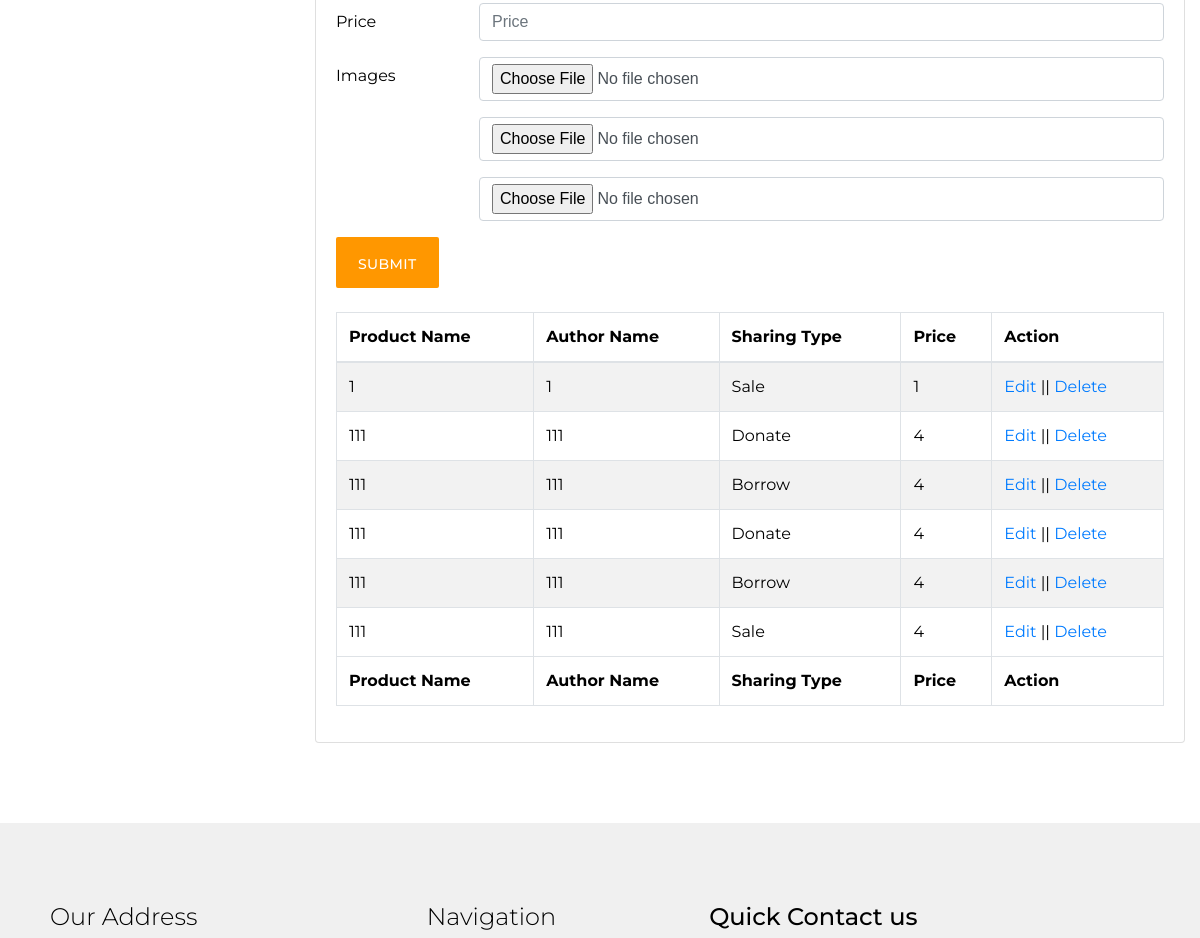
The app's page /productAdd.php (signed in, middle part), older data.
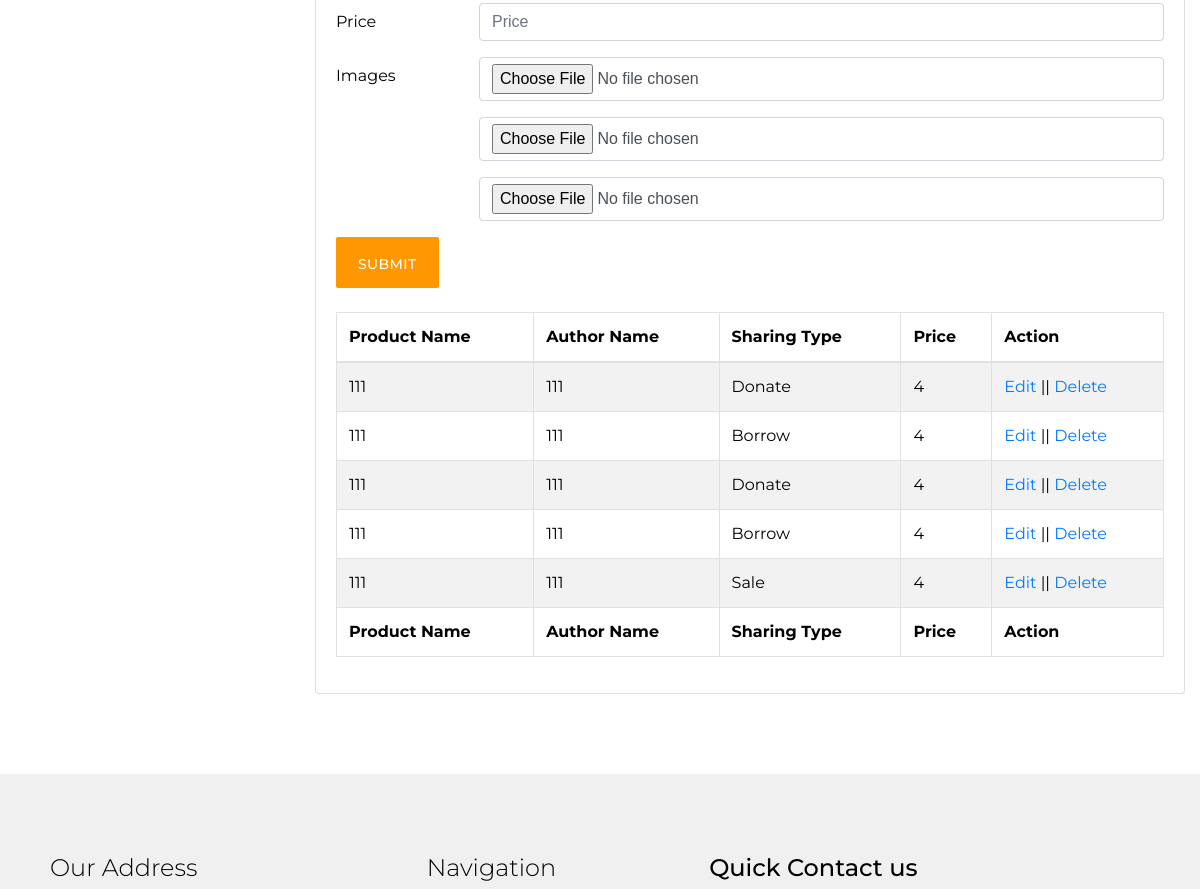
The same page, newer data.
### tables this page shows
CREATE TABLE IF NOT EXISTS `tbproductinfo` (
  `iAutoId` int(11) NOT NULL AUTO_INCREMENT,
  `vCategory` varchar(50) NOT NULL DEFAULT '0',
  `vSharingType` varchar(50) NOT NULL,
  `vProductName` varchar(150) DEFAULT NULL,
  `vAuthorName` varchar(150) DEFAULT NULL,
  `vUploadBy` varchar(150) DEFAULT NULL,
  `vPrice` double DEFAULT NULL,
  `vImage1` varchar(250) DEFAULT NULL,
  `vImage2` varchar(250) DEFAULT NULL,
  `vImage3` varchar(250) DEFAULT NULL,
  PRIMARY KEY (`iAutoId`)
);

### lib/Database.php (called while the page is built, shortened)
<?php
Class Database{
  public $host   = DB_HOST;
  public $pass   = DB_PASS;
  public $user   = DB_USER;
  public $dbname = DB_NAME;
  public $link;
  private function connectDB()
  {
    $this->link = new mysqli($this->host, $this->user, $this->pass, $this->dbname);
    mysqli_query($this->link,"SET CHARACTER SET utf8");
    mysqli_query($this->link,"SET SESSION collation_connection ='utf8_general_ci'");
  }
  public function select($query){
    $result = $this->link->query($query) or die($this->link->error.__LINE__);
    if($result->num_rows > 0){
      return $result;
    }
    else {
      return false;
    }
  }
}

### lib/Session.php (called while the page is built, shortened)
<?php
class Session{
public static function get($key){
  if (isset($_SESSION[$key])) {
  return $_SESSION[$key];
  } else {
   return false;
  }
}
}
?>

### productAdd.php (the view, shortened to what this page needs)
<?php
	include 'inc/header.php';
?>
<?php
	include 'inc/dashboardSidebar.php';
?>
    <div class="col-xs-9 col-sm-9 col-md-9 col-lg-9">
        <div class="card">
            <div class="card-body">
              <div class="panel-body">
                <form class="form-horizontal" action="" method="POST" role="form" enctype="multipart/form-data">
                    <div class="form-group row">
                        <label class="col-sm-2 col-form-label">Price</label>
                        <div class="col-sm-10">
                            <input type="number" class="form-control" placeholder="Price" name="vPrice" required>
                        </div>
                    </div>
                    <div class="form-group row">
                        <label class="col-sm-2 col-form-label">Images</label>
                        <div class="col-sm-10">
                            <input type="file" class="form-control" name="image1" required>
                        </div>
                    </div>
                    <div class="form-group row">
                        <label class="col-sm-2 col-form-label"></label>
                        <div class="col-sm-10">
                            <input type="file" class="form-control" name="image2" required>
                        </div>
                    </div>
                    <div class="form-group row">
                        <label class="col-sm-2 col-form-label"></label>
                        <div class="col-sm-10">
                            <input type="file" class="form-control" name="image3" required>
                        </div>
                    </div>
                    <button type="submit" class="btn btn-primary">Submit</button>
                </form>
                <br>
                <table id="example" class="table table-striped table-bordered" style="width:100%">
                    <thead>
                        <tr>
                            <th>Product Name</th>
                            <th>Author Name</th>
                            <th>Sharing Type</th>
                            <th>Price</th>
                            <th>Action</th>
                        </tr>
                    </thead>
                    <tbody>
                        <?php
                            $userId="%";
                            if($vUserType!='admin')
                            {
                                $userId=$vUserId;
                            }
                        $query="select iAutoId,vProductName,vAuthorName,vSharingType,vPrice from tbProductinfo where vUploadBy like '$userId' ";
                        $selectData=$db->select($query);
                        if($selectData)
                        {
                            while($result=$selectData->fetch_assoc())
                            {
                        ?>
                            <tr>
                                <td><?php echo $result['vProductName']; ?></td>
                                <td><?php echo $result['vAuthorName']; ?></td>
                                <td><?php echo $result['vSharingType']; ?></td>
                                <td><?php echo $result['vPrice']; ?></td>
                                <td><a href="productEdit.php?id=<?php echo $result['iAutoId'];?>">Edit</a> || <a onclick="return confirm('Are you sure to Delete! ');" href="productDelete.php?deleteid=<?php echo $result['iAutoId'];?>">Delete</a></td>
                            </tr>
                           <?php
                            }
                        }
                    ?>
                    </tbody>
                    <tfoot>
                        <tr>
                            <th>Product Name</th>
                            <th>Author Name</th>
                            <th>Sharing Type</th>
                            <th>Price</th>
                            <th>Action</th>
                        </tr>
                    </tfoot>
                </table>
            </div>
        </div>
    </div>
<?php
	include 'inc/dashboardFooter.php';
	include 'inc/footer.php';
?>

Row changes from the older to the newer data that the page shows:
no longer on this page (row edited): tbproductinfo: vProductName "1", vAuthorName "1", vSharingType "Sale", vPrice "1"
